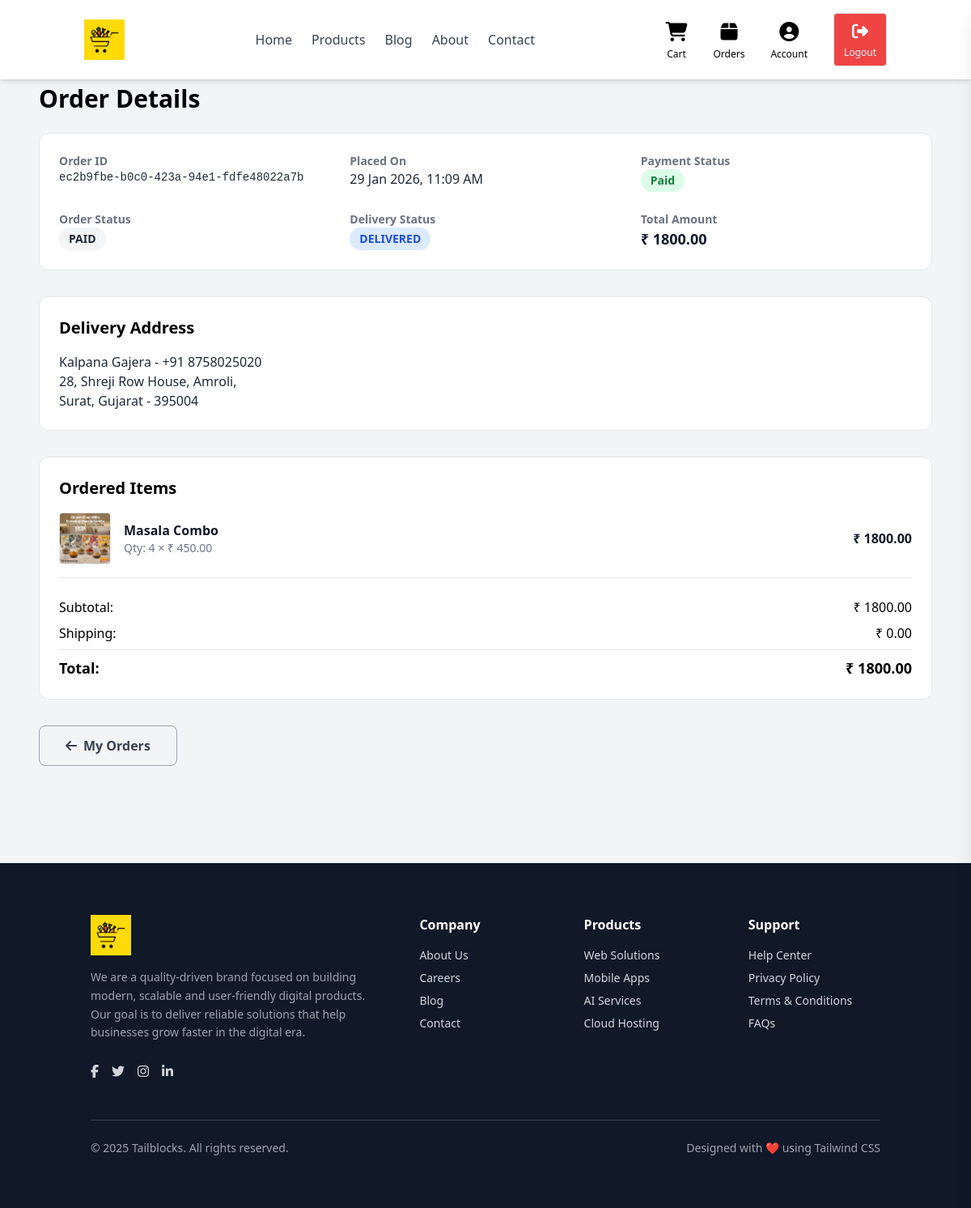
Page /orders/ec2b9fbe-b0c0-423a-94e1-fdfe48022a7b/ (signed in) on the committed database.
### apps/store/models.py (models this page shows, shortened)
class Order(BaseModel):
    STATUS_CHOICES = (
        ("PENDING", "Pending"),
        ("PAID", "Paid"),
        ("CANCELLED", "Cancelled"),
    )
    DELIVERY_STATUS_CHOICES = (
        ("PROCESSING", "Processing"),
        ("SHIPPED", "Shipped"),
        ("OUT_FOR_DELIVERY", "Out for Delivery"),
        ("DELIVERED", "Delivered"),
        ("CANCELLED", "Cancelled"),
    )
    user = models.ForeignKey(User, on_delete=models.CASCADE)
    subtotal = models.DecimalField(max_digits=10, decimal_places=2)
    shipping = models.DecimalField(max_digits=10, decimal_places=2)
    total_amount = models.DecimalField(max_digits=10, decimal_places=2)
    status = models.CharField(
        max_length=20,
        choices=STATUS_CHOICES,
        default="PENDING"
    )
    delivery_status = models.CharField(
        max_length=30,
        choices=DELIVERY_STATUS_CHOICES,
        default="PROCESSING"
    )
    is_paid = models.BooleanField(default=False)
    address = models.ForeignKey(
        "Address",
        on_delete=models.SET_NULL,
        null=True,
        blank=True,
        related_name="orders"
    )

class Address(BaseModel):
    user = models.ForeignKey(User,
        on_delete=models.CASCADE,
        related_name="addresses"
    )
    full_name = models.CharField(max_length=150)
    phone = models.CharField(max_length=15)
    address_line1 = models.CharField(max_length=255)
    address_line2 = models.CharField(max_length=255, blank=True, null=True)
    city = models.CharField(max_length=100)
    state = models.CharField(max_length=100)
    pincode = models.CharField(max_length=10)
    is_primary = models.BooleanField(default=False)
    created_at = models.DateTimeField(auto_now_add=True)

class OrderItem(BaseModel):
    order = models.ForeignKey(Order, related_name="items", on_delete=models.CASCADE)
    product = models.ForeignKey("Product", on_delete=models.CASCADE)
    qty = models.PositiveIntegerField()
    price = models.DecimalField(max_digits=10, decimal_places=2)   # per item price
    total_price = models.DecimalField(max_digits=10, decimal_places=2)

class Product(BaseModel):
    name = models.CharField(max_length=255)
    category = models.ForeignKey(
        ProductCategory,
        on_delete=models.CASCADE,
        related_name="products"
    )
    price = models.DecimalField(max_digits=10, decimal_places=2)
    weight = models.CharField(max_length=50)
    content = models.TextField()
    additional_details = models.JSONField(blank=True, null=True)
    image_1 = models.ImageField(
        upload_to=product_image_path,
        default="products/default_product.jpg",
        blank=True,
        null=True
    )
    image_2 = models.ImageField(
        upload_to=product_image_path,
        blank=True,
        null=True
    )
    image_3 = models.ImageField(
        upload_to=product_image_path,
        blank=True,
        null=True
    )
    image_4 = models.ImageField(
        upload_to=product_image_path,
        blank=True,
        null=True
    )
    is_active = models.BooleanField(default=True)
    class Meta:
        ordering = ['-created_at']
    def primary_image(self):
        if self.image_1:
            return self.image_1.url
        return settings.MEDIA_URL + "products/default_product.jpg"

### apps/store/views.py (the view)
# urls.py: path("orders/<uuid:order_id>/", order_detail, name="order_detail"),
@login_required
def order_detail(request, order_id):
    user_id = request.session.get('user_id')
    if not user_id:
        return redirect("login")
    user_ = get_object_or_404(User, id=user_id)
    order = get_object_or_404(Order, id=order_id, user=user_)
    return render(request, "store/order_detail.html", {
        "order": order
    })

### apps/store/views.py (called while the page is built)
def login_required(view_func):
    @wraps(view_func)
    def wrapper(request, *args, **kwargs):
        if request.session.get('user_id'):
            return view_func(request, *args, **kwargs)
        messages.warning(request, "Please log in to continue.")
        return redirect('signin')
    return wrapper

### apps/store/templates/store/order_detail.html (shortened to what this page needs)
{% extends "store/base.html" %}
{% load static %}
{% block body %}
<div class="max-w-6xl mx-auto px-6 py-20">
    <h1 class="text-3xl font-bold mb-6 pt-6">
        Order Details
    </h1>
    <div class="border rounded-xl p-6 bg-white mb-8">
        <div class="grid grid-cols-1 md:grid-cols-3 gap-6">
            <div>
                <p class="text-sm text-gray-500 font-semibold">Order ID</p>
                <p class="font-mono text-sm text-gray-800 break-all">{{ order.id }}</p>
            </div>
            <div>
                <p class="text-sm text-gray-500 font-semibold">Placed On</p>
                <p class="text-gray-800">{{ order.created_at|date:"d M Y, h:i A" }}</p>
            </div>
            <div>
                <p class="text-sm text-gray-500 font-semibold">Payment Status</p>
                {% if order.is_paid %}
                <span class="inline-block bg-green-100 text-green-700 text-sm font-semibold px-3 py-1 rounded-full">
                    Paid
                </span>
                {% else %}
                <span class="inline-block bg-yellow-100 text-yellow-700 text-sm font-semibold px-3 py-1 rounded-full">
                    Pending
                </span>
                {% endif %}
            </div>
            <div>
                <p class="text-sm text-gray-500 font-semibold">Order Status</p>
                <span class="inline-block bg-gray-100 text-gray-800 text-sm font-semibold px-3 py-1 rounded-full">
                    {{ order.status }}
                </span>
            </div>
            <div>
                <p class="text-sm text-gray-500 font-semibold">Delivery Status</p>
                <span class="inline-block bg-blue-100 text-blue-700 text-sm font-semibold px-3 py-1 rounded-full">
                    {{ order.delivery_status }}
                </span>
            </div>
            <div>
                <p class="text-sm text-gray-500 font-semibold">Total Amount</p>
                <p class="text-lg font-semibold text-gray-900">₹ {{ order.total_amount }}</p>
            </div>
        </div>
    </div>
    {% if order.address %}
    <div class="border rounded-xl p-6 bg-white mb-8">
        <h2 class="text-xl font-semibold mb-4">Delivery Address</h2>
        <p class="text-gray-800">
            {{ order.address.full_name|title }} - {{ order.address.phone }}<br>
            {{ order.address.address_line1 }}{% if order.address.address_line2 %}, {{ order.address.address_line2 }}{% endif %},<br>
            {{ order.address.city }}, {{ order.address.state }} - {{ order.address.pincode }}
        </p>
    </div>
    {% endif %}
    <div class="border rounded-xl p-6 bg-white mb-8">
        <h2 class="text-xl font-semibold mb-4">Ordered Items</h2>
        <div class="space-y-4">
            {% for item in order.items.all %}
            <div class="flex items-center gap-4 border-b pb-4">
                <img src="{{ item.product.primary_image }}" class="w-16 h-16 object-contain rounded border">
                <div class="flex-1">
                    <p class="font-semibold text-gray-900">{{ item.product.name }}</p>
                    <p class="text-sm text-gray-500">Qty: {{ item.qty }} × ₹ {{ item.price }}</p>
                </div>
                <div class="font-semibold text-gray-900">₹ {{ item.total_price }}</div>
            </div>
            {% endfor %}
        </div>
        <div class="mt-6 space-y-2 text-right">
            <div class="flex justify-between">
                <span>Subtotal:</span>
                <span>₹ {{ order.subtotal }}</span>
            </div>
            <div class="flex justify-between">
                <span>Shipping:</span>
                <span>₹ {{ order.shipping }}</span>
            </div>
            <hr class="my-2">
            <div class="flex justify-between font-bold text-lg">
                <span>Total:</span>
                <span>₹ {{ order.total_amount }}</span>
            </div>
        </div>
    </div>
    <div class="mb-10 flex flex-wrap gap-4">
        <a href="{% url 'my_orders' %}"
           class="inline-flex items-center gap-2 border border-gray-400 text-gray-700 hover:bg-gray-100 font-semibold px-8 py-3 rounded-lg transition">
            <i class="fa-solid fa-arrow-left"></i>
            My Orders
        </a>
    </div>
</div>
{% endblock %}

### rows in the picture
Order: id "ec2b9fbe-b0c0-423a-94e1-fdfe48022a7b", created_at "29 Jan 2026, 11:09 AM", status "PAID", delivery_status "DELIVERED", total_amount "1800.00", address.full_name "Kalpana Gajera", address.phone "+91 8758025020", address.address_line1 "28, Shreji Row House", address.address_line2 "Amroli", address.city "Surat", address.state "Gujarat", address.pincode "395004", subtotal "1800.00", shipping "0.00"
OrderItem: product.primary_image (picture), product.name "Masala Combo", qty "4", price "450.00", total_price "1800.00"

### other values in the picture
{{ request.session.user_name|default:"Account" }} "Account"
